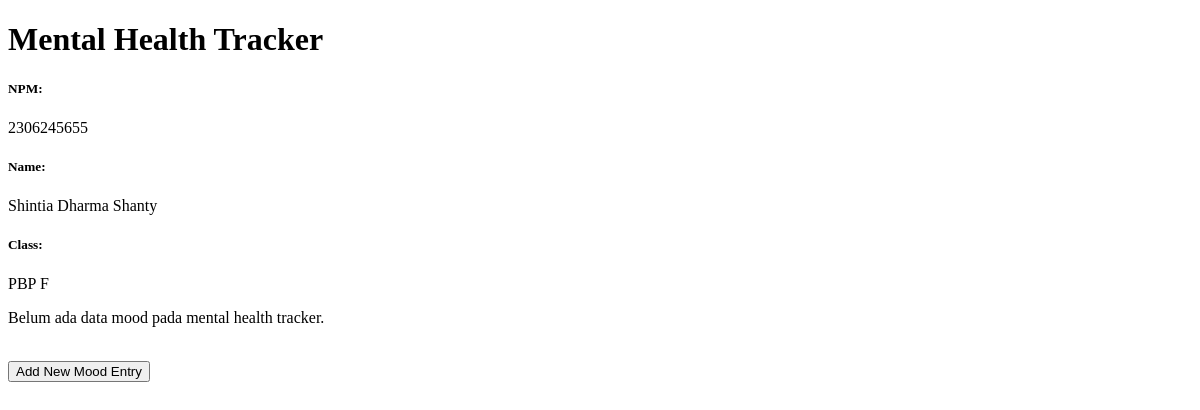
Before: / with the older database file.
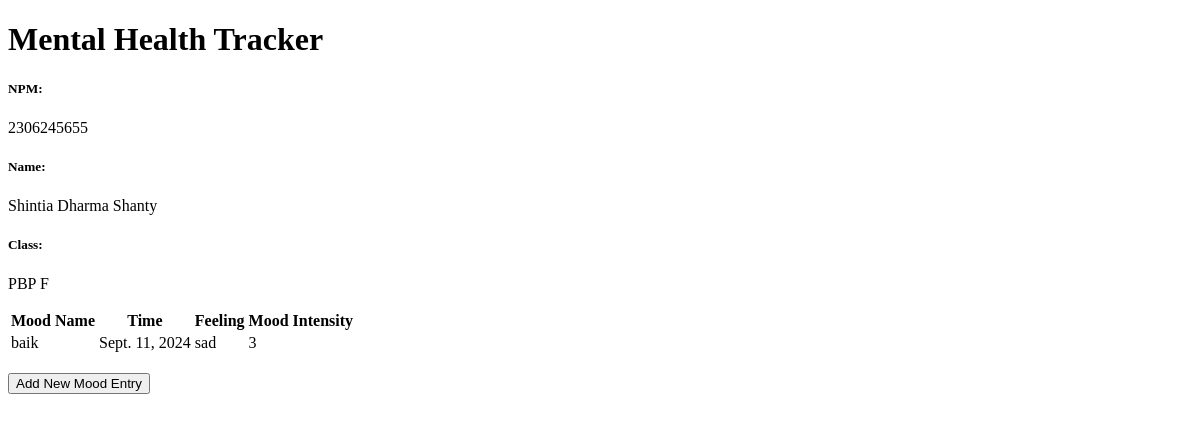
After: the same page with the newer database file.
### main/models.py (models this page shows, shortened)
class MoodEntry(models.Model):
    id = models.UUIDField(primary_key=True, default=uuid.uuid4, editable=False)
    mood = models.CharField(max_length=255)
    time = models.DateField(auto_now_add=True)
    feelings = models.TextField()
    mood_intensity = models.IntegerField()

### main/views.py (the view)
# urls.py: path('', show_main, name='show_main'),
def show_main(request):
    mood_entries = MoodEntry.objects.all()
    context = {
        'name': 'Shintia Dharma Shanty',
        'class': 'PBP F',
        'npm': '2306245655',
        'mood_entries': mood_entries
    }
    return render(request, "main.html", context)

### main/templates/main.html (shortened to what this page needs)
{% extends 'base.html' %}
{% block content %}
<h1>Mental Health Tracker</h1>
<h5>NPM: </h5>
<p>{{ npm }}<p>
<h5>Name:</h5>
<p>{{ name }}</p>
<h5>Class:</h5>
<p>{{ class }}</p>
{% if not mood_entries %}
<p>Belum ada data mood pada mental health tracker.</p>
{% else %}
<table>
  <tr>
    <th>Mood Name</th>
    <th>Time</th>
    <th>Feeling</th>
    <th>Mood Intensity</th>
  </tr>
  {% for mood_entry in mood_entries %}
  <tr>
    <td>{{mood_entry.mood}}</td>
    <td>{{mood_entry.time}}</td>
    <td>{{mood_entry.feelings}}</td>
    <td>{{mood_entry.mood_intensity}}</td>
  </tr>
  {% endfor %}
</table>
{% endif %}
<br />
<a href="{% url 'main:create_mood_entry' %}">
  <button>Add New Mood Entry</button>
</a>
{% endblock content %}

### main/templates/base.html (shortened to what this page needs)
{% load static %}
<!DOCTYPE html>
<html lang="en">
  <head>
  </head>
  <body>
    {% block content %} {% endblock content %}
  </body>
</html>

Changed rows visible on the page:
added MoodEntry: mood "baik", time "Sept. 11, 2024", feelings "sad", mood_intensity "3"
Other visible differences:
text no longer shown: "Belum ada data mood pada mental health tracker."
text now shown: "Mood Name Time Feeling Mood Intensity"
